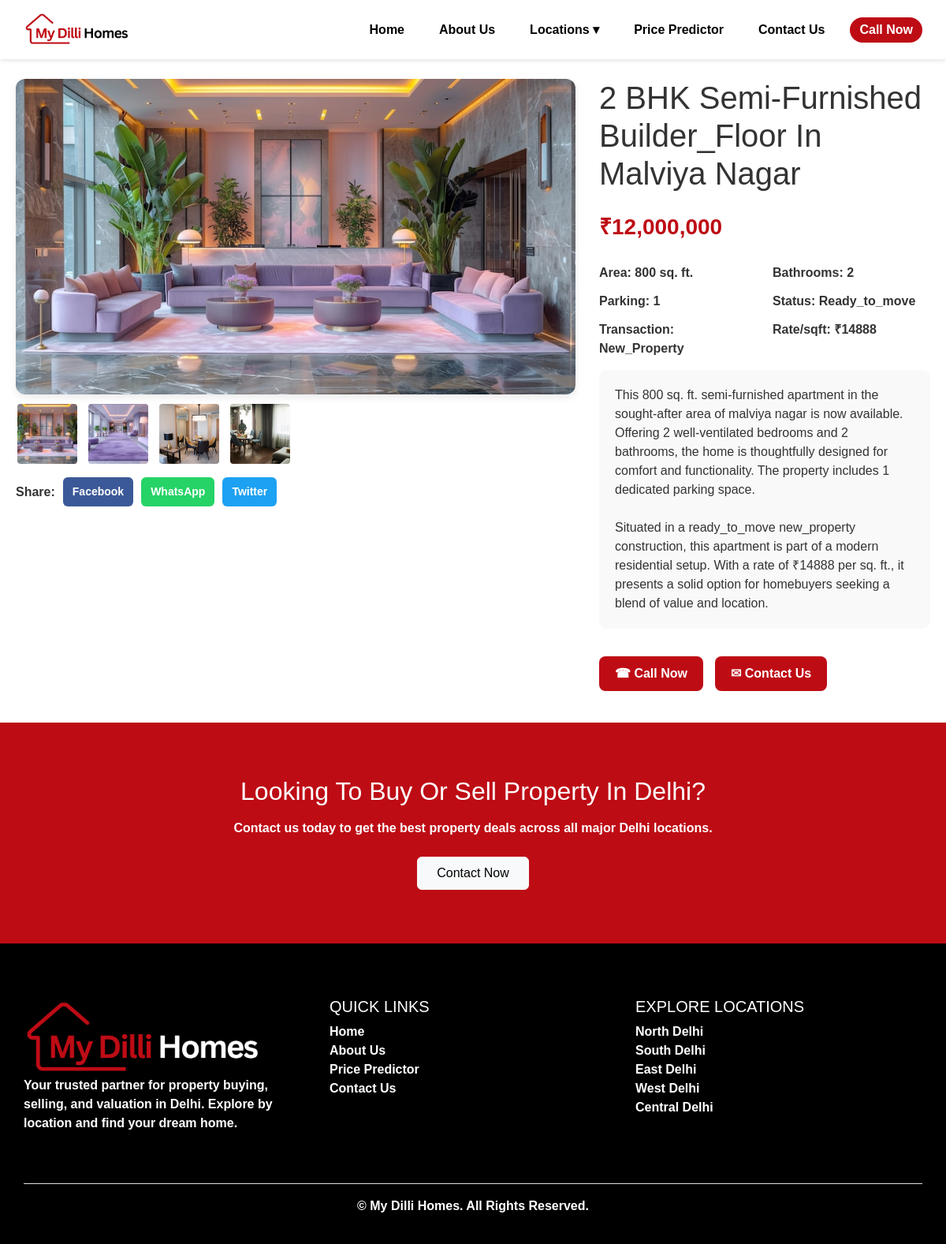
The page /property/2-bhk-semi-furnished-builder-floor-in-malviya-nagar on the database its author committed.
### tables this page shows
CREATE TABLE properties (
        id INTEGER PRIMARY KEY AUTOINCREMENT,
        area INTEGER,
        area_name TEXT,
        bhk INTEGER,
        bathroom INTEGER,
        furnishing TEXT,
        parking INTEGER,
        status TEXT,
        "transaction" TEXT,
        type TEXT,
        per_sqft INTEGER,
        price INTEGER,
        image_filenames TEXT
    );

### app.py (the view)
@app.route('/property/<slug>')
def property_details(slug):
    try:
        parts = slug.split('-in-')
        pre_in = parts[0].replace('-', ' ')  # e.g. "2 bhk semi furnished builder floor"
        area_name = parts[1].replace('-', ' ')  # e.g. "punjabi bagh"
    except (IndexError, AttributeError):
        abort(404)
    conn = get_db_connection()
    properties = conn.execute("SELECT * FROM properties WHERE lower(area_name) = ?", (area_name.lower(),)).fetchall()
    conn.close()
    matched_property = None
    for prop in properties:
        expected_type = prop['type'].replace('_', ' ')
        generated_slug = f"{prop['bhk']}-bhk-{prop['furnishing'].lower()}-{expected_type.lower().replace(' ', '-')}-in-{prop['area_name'].lower().replace(' ', '-')}"
        if generated_slug == slug:
            matched_property = dict(prop)
            break
    if not matched_property:
        abort(404)
    image_list = matched_property['image_filenames'].split(',') if matched_property['image_filenames'] else []
    return render_template('property_details.html', property=matched_property, image_list=image_list)

### app.py (called while the page is built)
def get_db_connection():
    conn = sqlite3.connect('property.db')
    conn.row_factory = sqlite3.Row
    return conn

### templates/property_details.html (shortened to what this page needs)
<!DOCTYPE html>
<html lang="en">
<head>
  <link rel="stylesheet" href="{{ url_for('static', filename='css/style.css') }}">
</head>
<body>
  {% include 'header.html' %}
<div class="property-detail-wrapper">
  <div class="image-gallery">
    {% set image_list = property['image_filenames'].split(',') %}
    <img id="main-display-image" src="{{ url_for('static', filename='images/' + image_list[0].strip()) }}" class="main-image" alt="Main Property Image">
    <div class="thumbnail-row">
      {% for img in image_list %}
      <img src="{{ url_for('static', filename='images/' + img.strip()) }}" class="thumbnail">
      {% endfor %}
    </div>
    <div class="social-share">
      <span>Share:</span>
      <a class="facebook" href="https://www.facebook.com/sharer/sharer.php?u={{ request.url }}" target="_blank">Facebook</a>
      <a class="whatsapp" href="https://wa.me/?text={{ request.url }}" target="_blank">WhatsApp</a>
      <a class="twitter" href="https://twitter.com/intent/tweet?url={{ request.url }}" target="_blank">Twitter</a>
    </div>
  </div>
  <div class="property-info">
    <h1>{{ property['bhk'] }} BHK {{ property['furnishing'] }} {{ property['type'] }} in {{ property['area_name'] }}</h1>
    <div class="price-tag">₹{{ "{:,}".format(property['price']) }}</div>
    <div class="info-grid">
      <div><strong>Area:</strong> {{ property['area'] }} sq. ft.</div>
      <div><strong>Bathrooms:</strong> {{ property['bathroom'] }}</div>
      <div><strong>Parking:</strong> {{ property['parking'] }}</div>
      <div><strong>Status:</strong> {{ property['status'] }}</div>
      <div><strong>Transaction:</strong> {{ property['transaction'] }}</div>
      <div><strong>Rate/sqft:</strong> ₹{{ property['per_sqft'] }}</div>
    </div>
    <div class="property-description">
      This {{ property['area'] }} sq. ft. {{ property['furnishing'] | lower }} apartment in the sought-after area of {{ property['area_name'] }} is now available. Offering {{ property['bhk'] }} well-ventilated bedrooms and {{ property['bathroom'] }} bathrooms, the home is thoughtfully designed for comfort and functionality. The property includes {{ property['parking'] }} dedicated parking space{{ "s" if property['parking']|int > 1 else "" }}.<br><br>
      Situated in a {{ property['status'] | lower }} {{ property['transaction'] | lower }} construction, this apartment is part of a modern residential setup. With a rate of ₹{{ property['per_sqft'] }} per sq. ft., it presents a solid option for homebuyers seeking a blend of value and location.
    </div>
    <div class="property-buttons">
      <a href="tel:+911234567890" class="btn-call">☎ Call Now</a>
      <a href="/contact" class="btn-contact">✉ Contact Us</a>
    </div>
  </div>
</div>
{% include 'footer.html' %}
</body>
</html>

### static/css/style.css (style rules this page uses)
* { margin: 0; padding: 0; box-sizing: border-box; }
body { font-family: 'Poppins', sans-serif; font-weight: 600; font-size: 16px; background: #fff; color: #333; }
h1, h2, h3, h4, h5, h6 { text-transform: capitalize; }

### templates/property_details.html (style rules this page uses)
.property-detail-wrapper { max-width: 1200px; margin: 100px auto 40px; padding: 0 20px; display: flex; flex-wrap: wrap; gap: 30px; }
.image-gallery { flex: 1 1 60%; }
.main-image { width: 100%; height: 400px; object-fit: cover; border-radius: 12px; box-shadow: 0 4px 10px rgba(0,0,0,0.08); margin-bottom: 10px; }
.thumbnail-row { display: flex; flex-wrap: wrap; gap: 10px; }
.thumbnail-row img { width: 80px; height: 80px; object-fit: cover; border-radius: 6px; cursor: pointer; border: 2px solid transparent; transition: border 0.3s ease; }
.property-info { flex: 1 1 35%; display: flex; flex-direction: column; gap: 15px; }
.price-tag { font-size: 28px; color: #BE0C15; font-weight: bold; margin-bottom: 10px; }
.info-grid { display: grid; grid-template-columns: 1fr 1fr; gap: 12px 20px; }
.property-description { background: #f9f9f9; padding: 20px; border-radius: 10px; font-weight: 500; }
.property-buttons { display: flex; gap: 15px; margin-top: 20px; flex-wrap: wrap; }
.btn-call, .btn-contact { background: #BE0C15; color: #fff; padding: 10px 20px; border-radius: 8px; text-decoration: none; font-weight: bold; transition: background 0.3s ease; }
.social-share { margin-top: 15px; display: flex; gap: 10px; align-items: center; }
.social-share a { text-decoration: none; color: #fff; background: #333; padding: 8px 12px; border-radius: 6px; font-size: 14px; }
.social-share a.facebook { background: #3b5998; }
.social-share a.whatsapp { background: #25D366; }
.social-share a.twitter { background: #1DA1F2; }

### rows shown on the page
properties: bhk "2", furnishing "Semi-Furnished", type "Builder_Floor", area_name "Malviya Nagar", price "12,000,000", area "800", bathroom "2", parking "1", status "Ready_to_move", transaction "New_Property", per_sqft "14888", furnishing "semi-furnished", area_name "malviya nagar", status "ready_to_move", transaction "new_property"
